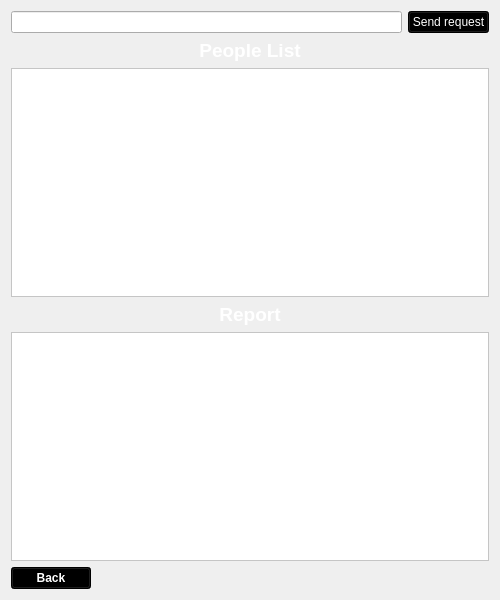
<?xml version="1.0" encoding="UTF-8"?>
<ui version="4.0">
 <class>PeopleWindow</class>
 <widget class="QWidget" name="PeopleWindow">
  <property name="geometry">
   <rect>
    <x>0</x>
    <y>0</y>
    <width>500</width>
    <height>600</height>
   </rect>
  </property>
  <property name="minimumSize">
   <size>
    <width>500</width>
    <height>600</height>
   </size>
  </property>
  <property name="maximumSize">
   <size>
    <width>500</width>
    <height>600</height>
   </size>
  </property>
  <property name="windowTitle">
   <string>Follow</string>
  </property>
  <property name="windowIcon">
   <iconset resource="Resources/main.qrc">
    <normaloff>:/Icons/Icons/spotify.png</normaloff>:/Icons/Icons/spotify.png</iconset>
  </property>
  <property name="styleSheet">
   <string notr="true">background-image: url(:/Background/background/darkgreen.png);</string>
  </property>
  <layout class="QVBoxLayout" name="verticalLayout">
   <item>
    <layout class="QHBoxLayout" name="horizontalLayout_2">
     <item>
      <widget class="QLineEdit" name="Sendreq_lineEdit">
       <property name="styleSheet">
        <string notr="true">background-image: url(:/Background/background/transparent.png);
</string>
       </property>
      </widget>
     </item>
     <item>
      <widget class="QPushButton" name="Sendreq_btn">
       <property name="styleSheet">
        <string notr="true">color: rgb(255, 255, 255);
background-color: rgb(0, 0, 0);</string>
       </property>
       <property name="text">
        <string>Send request</string>
       </property>
      </widget>
     </item>
    </layout>
   </item>
   <item>
    <widget class="QLabel" name="peopleList_label">
     <property name="font">
      <font>
       <pointsize>14</pointsize>
       <weight>75</weight>
       <bold>true</bold>
      </font>
     </property>
     <property name="styleSheet">
      <string notr="true">background-image: url(:/Background/background/transparent.png);
color: rgb(255, 255, 255);</string>
     </property>
     <property name="text">
      <string>People List</string>
     </property>
     <property name="alignment">
      <set>Qt::AlignCenter</set>
     </property>
    </widget>
   </item>
   <item>
    <widget class="QListView" name="People_listView">
     <property name="styleSheet">
      <string notr="true">background-image: url(:/Background/background/transparent.png);
background-color: rgb(255, 255, 255);</string>
     </property>
    </widget>
   </item>
   <item>
    <widget class="QLabel" name="Report_lbl">
     <property name="font">
      <font>
       <pointsize>14</pointsize>
       <weight>75</weight>
       <bold>true</bold>
      </font>
     </property>
     <property name="styleSheet">
      <string notr="true">background-image: url(:/Background/background/transparent.png);
color: rgb(255, 255, 255);</string>
     </property>
     <property name="text">
      <string>Report</string>
     </property>
     <property name="alignment">
      <set>Qt::AlignCenter</set>
     </property>
    </widget>
   </item>
   <item>
    <widget class="QListView" name="report_listView">
     <property name="styleSheet">
      <string notr="true">background-image: url(:/Background/background/transparent.png);
background-color: rgb(255, 255, 255);</string>
     </property>
    </widget>
   </item>
   <item>
    <layout class="QHBoxLayout" name="horizontalLayout">
     <item>
      <widget class="QPushButton" name="back_btn">
       <property name="font">
        <font>
         <pointsize>9</pointsize>
         <weight>75</weight>
         <bold>true</bold>
        </font>
       </property>
       <property name="styleSheet">
        <string notr="true">color: rgb(255, 255, 255);
background-color: rgb(0, 0, 0);</string>
       </property>
       <property name="text">
        <string>Back</string>
       </property>
      </widget>
     </item>
     <item>
      <spacer name="horizontalSpacer">
       <property name="orientation">
        <enum>Qt::Horizontal</enum>
       </property>
       <property name="sizeHint" stdset="0">
        <size>
         <width>40</width>
         <height>20</height>
        </size>
       </property>
      </spacer>
     </item>
    </layout>
   </item>
  </layout>
 </widget>
 <resources>
  <include location="Resources/main.qrc"/>
 </resources>
 <connections/>
</ui>
